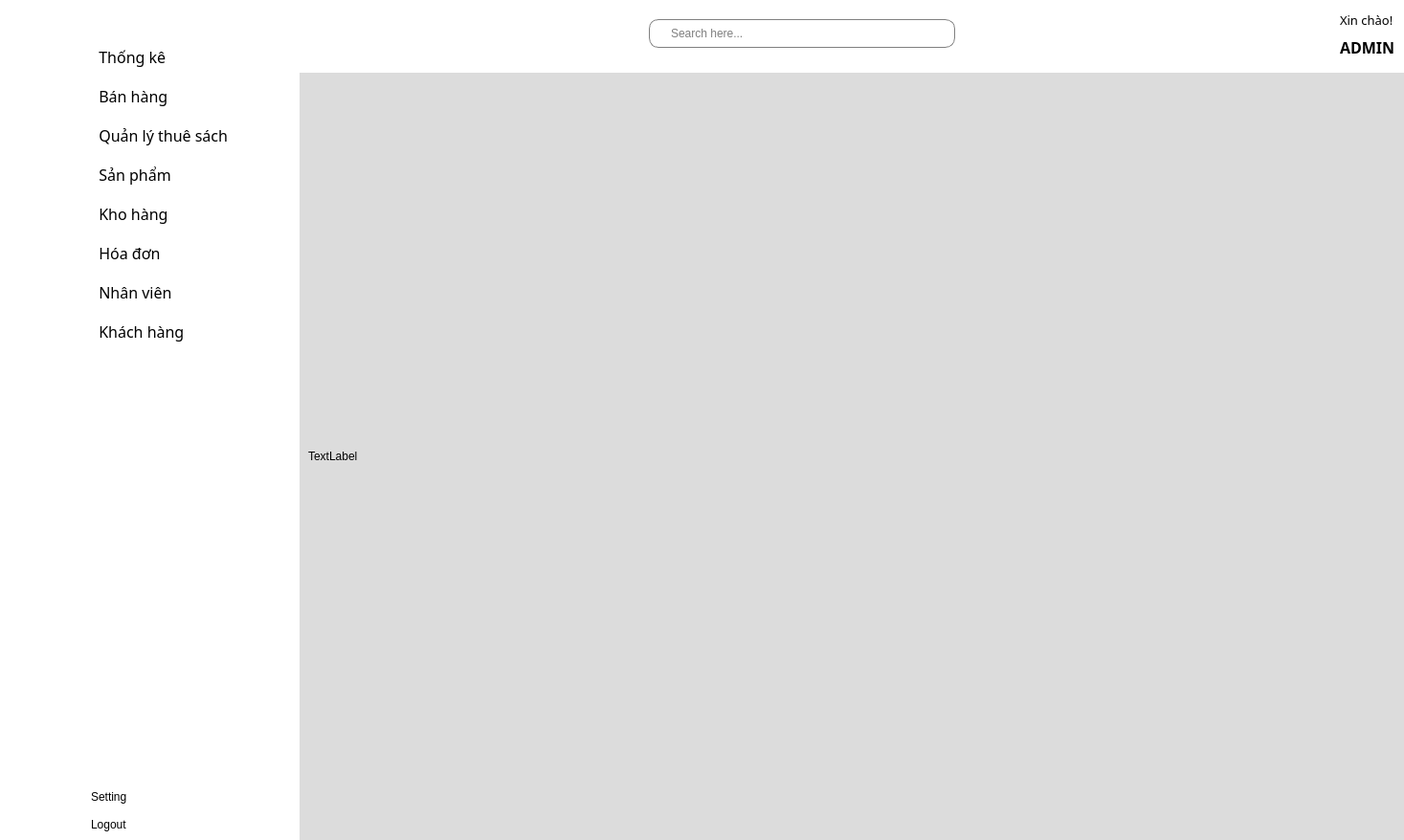
<?xml version="1.0" encoding="UTF-8"?>
<ui version="4.0">
 <class>MainWindow</class>
 <widget class="QMainWindow" name="MainWindow">
  <property name="geometry">
   <rect>
    <x>0</x>
    <y>0</y>
    <width>1467</width>
    <height>878</height>
   </rect>
  </property>
  <property name="windowTitle">
   <string>MainWindow</string>
  </property>
  <property name="styleSheet">
   <string notr="true">background-color: rgb(255, 255, 255);</string>
  </property>
  <widget class="QWidget" name="centralwidget">
   <layout class="QGridLayout" name="gridLayout">
    <property name="leftMargin">
     <number>0</number>
    </property>
    <property name="topMargin">
     <number>0</number>
    </property>
    <property name="rightMargin">
     <number>0</number>
    </property>
    <property name="bottomMargin">
     <number>0</number>
    </property>
    <item row="0" column="0" rowspan="2">
     <widget class="QWidget" name="icon_only_menu" native="true">
      <property name="enabled">
       <bool>true</bool>
      </property>
      <property name="maximumSize">
       <size>
        <width>70</width>
        <height>16777215</height>
       </size>
      </property>
      <property name="styleSheet">
       <string notr="true">QWidget{
	border:none;
	
	background-color: rgb(255, 255, 255);
	box-shadow: 10px 0px 15px rgba(128, 128, 128, 0.5);
}
QPushButton{
border:none;

}
QPushButton:checked{
background-color: rgb(255, 200, 160);

border-radius:8px;
}
QPushButton:hover{
background-color: rgb(255, 200, 160);

border-radius:8px;
}</string>
      </property>
      <layout class="QVBoxLayout" name="verticalLayout_5">
       <property name="spacing">
        <number>45</number>
       </property>
       <property name="sizeConstraint">
        <enum>QLayout::SetDefaultConstraint</enum>
       </property>
       <item>
        <layout class="QHBoxLayout" name="horizontalLayout">
         <property name="topMargin">
          <number>15</number>
         </property>
         <property name="bottomMargin">
          <number>0</number>
         </property>
         <item>
          <spacer name="horizontalSpacer_4">
           <property name="orientation">
            <enum>Qt::Horizontal</enum>
           </property>
           <property name="sizeHint" stdset="0">
            <size>
             <width>18</width>
             <height>20</height>
            </size>
           </property>
          </spacer>
         </item>
         <item>
          <widget class="QLabel" name="label">
           <property name="maximumSize">
            <size>
             <width>40</width>
             <height>40</height>
            </size>
           </property>
           <property name="text">
            <string/>
           </property>
           <property name="pixmap">
            <pixmap resource="new_resource.qrc">:/newPrefix/icons/bookstore.png</pixmap>
           </property>
           <property name="scaledContents">
            <bool>true</bool>
           </property>
           <property name="margin">
            <number>-5</number>
           </property>
           <property name="indent">
            <number>0</number>
           </property>
          </widget>
         </item>
         <item>
          <spacer name="horizontalSpacer_3">
           <property name="orientation">
            <enum>Qt::Horizontal</enum>
           </property>
           <property name="sizeHint" stdset="0">
            <size>
             <width>18</width>
             <height>20</height>
            </size>
           </property>
          </spacer>
         </item>
        </layout>
       </item>
       <item>
        <layout class="QVBoxLayout" name="verticalLayout">
         <property name="spacing">
          <number>18</number>
         </property>
         <item>
          <widget class="QPushButton" name="pushButton">
           <property name="text">
            <string/>
           </property>
           <property name="icon">
            <iconset resource="new_resource.qrc">
             <normaloff>:/newPrefix/icons/dashboard (2).png</normaloff>
             <normalon>:/newPrefix/icons/dashboard (2).png</normalon>:/newPrefix/icons/dashboard (2).png</iconset>
           </property>
           <property name="iconSize">
            <size>
             <width>30</width>
             <height>30</height>
            </size>
           </property>
           <property name="checkable">
            <bool>true</bool>
           </property>
           <property name="autoExclusive">
            <bool>true</bool>
           </property>
          </widget>
         </item>
         <item>
          <widget class="QPushButton" name="pushButton_2">
           <property name="text">
            <string/>
           </property>
           <property name="icon">
            <iconset resource="new_resource.qrc">
             <normaloff>:/newPrefix/icons/add-to-cart (1).png</normaloff>
             <normalon>:/newPrefix/icons/add-to-cart (1).png</normalon>:/newPrefix/icons/add-to-cart (1).png</iconset>
           </property>
           <property name="iconSize">
            <size>
             <width>30</width>
             <height>30</height>
            </size>
           </property>
           <property name="checkable">
            <bool>true</bool>
           </property>
           <property name="autoExclusive">
            <bool>true</bool>
           </property>
          </widget>
         </item>
         <item>
          <widget class="QPushButton" name="pushButton_3">
           <property name="text">
            <string/>
           </property>
           <property name="icon">
            <iconset resource="new_resource.qrc">
             <normaloff>:/newPrefix/icons/borrow (1).png</normaloff>
             <normalon>:/newPrefix/icons/borrow (1).png</normalon>:/newPrefix/icons/borrow (1).png</iconset>
           </property>
           <property name="iconSize">
            <size>
             <width>30</width>
             <height>30</height>
            </size>
           </property>
           <property name="checkable">
            <bool>true</bool>
           </property>
           <property name="autoExclusive">
            <bool>true</bool>
           </property>
          </widget>
         </item>
         <item>
          <widget class="QPushButton" name="pushButton_4">
           <property name="text">
            <string/>
           </property>
           <property name="icon">
            <iconset resource="new_resource.qrc">
             <normaloff>:/newPrefix/icons/open-book (1).png</normaloff>
             <normalon>:/newPrefix/icons/open-book (1).png</normalon>:/newPrefix/icons/open-book (1).png</iconset>
           </property>
           <property name="iconSize">
            <size>
             <width>30</width>
             <height>30</height>
            </size>
           </property>
           <property name="checkable">
            <bool>true</bool>
           </property>
           <property name="autoExclusive">
            <bool>true</bool>
           </property>
          </widget>
         </item>
         <item>
          <widget class="QPushButton" name="pushButton_5">
           <property name="text">
            <string/>
           </property>
           <property name="icon">
            <iconset resource="new_resource.qrc">
             <normaloff>:/newPrefix/icons/warehouse (2).png</normaloff>
             <normalon>:/newPrefix/icons/warehouse (2).png</normalon>:/newPrefix/icons/warehouse (2).png</iconset>
           </property>
           <property name="iconSize">
            <size>
             <width>30</width>
             <height>30</height>
            </size>
           </property>
           <property name="checkable">
            <bool>true</bool>
           </property>
           <property name="autoExclusive">
            <bool>true</bool>
           </property>
          </widget>
         </item>
         <item>
          <widget class="QPushButton" name="pushButton_6">
           <property name="text">
            <string/>
           </property>
           <property name="icon">
            <iconset resource="new_resource.qrc">
             <normaloff>:/newPrefix/icons/bill (1).png</normaloff>
             <normalon>:/newPrefix/icons/bill (1).png</normalon>:/newPrefix/icons/bill (1).png</iconset>
           </property>
           <property name="iconSize">
            <size>
             <width>30</width>
             <height>30</height>
            </size>
           </property>
           <property name="checkable">
            <bool>true</bool>
           </property>
           <property name="autoExclusive">
            <bool>true</bool>
           </property>
          </widget>
         </item>
         <item>
          <widget class="QPushButton" name="pushButton_13">
           <property name="text">
            <string/>
           </property>
           <property name="icon">
            <iconset resource="new_resource.qrc">
             <normaloff>:/newPrefix/icons/employee (1).png</normaloff>
             <normalon>:/newPrefix/icons/employee (1).png</normalon>:/newPrefix/icons/employee (1).png</iconset>
           </property>
           <property name="iconSize">
            <size>
             <width>30</width>
             <height>30</height>
            </size>
           </property>
           <property name="checkable">
            <bool>true</bool>
           </property>
           <property name="autoExclusive">
            <bool>true</bool>
           </property>
          </widget>
         </item>
         <item>
          <widget class="QPushButton" name="pushButton_14">
           <property name="text">
            <string/>
           </property>
           <property name="icon">
            <iconset resource="new_resource.qrc">
             <normaloff>:/newPrefix/icons/target (1).png</normaloff>
             <normalon>:/newPrefix/icons/public-relation.png</normalon>:/newPrefix/icons/target (1).png</iconset>
           </property>
           <property name="iconSize">
            <size>
             <width>30</width>
             <height>30</height>
            </size>
           </property>
           <property name="checkable">
            <bool>true</bool>
           </property>
           <property name="autoExclusive">
            <bool>true</bool>
           </property>
          </widget>
         </item>
        </layout>
       </item>
       <item>
        <spacer name="verticalSpacer">
         <property name="orientation">
          <enum>Qt::Vertical</enum>
         </property>
         <property name="sizeHint" stdset="0">
          <size>
           <width>20</width>
           <height>255</height>
          </size>
         </property>
        </spacer>
       </item>
       <item>
        <layout class="QVBoxLayout" name="verticalLayout_3">
         <property name="spacing">
          <number>15</number>
         </property>
         <item>
          <widget class="QPushButton" name="pushButton_17">
           <property name="text">
            <string/>
           </property>
           <property name="icon">
            <iconset resource="new_resource.qrc">
             <normaloff>:/newPrefix/icons/setting.png</normaloff>
             <normalon>:/newPrefix/icons/setting.png</normalon>:/newPrefix/icons/setting.png</iconset>
           </property>
           <property name="iconSize">
            <size>
             <width>20</width>
             <height>20</height>
            </size>
           </property>
           <property name="checkable">
            <bool>true</bool>
           </property>
           <property name="autoExclusive">
            <bool>true</bool>
           </property>
          </widget>
         </item>
         <item>
          <widget class="QPushButton" name="pushButton_18">
           <property name="text">
            <string/>
           </property>
           <property name="icon">
            <iconset resource="new_resource.qrc">
             <normaloff>:/newPrefix/icons/logout (1).png</normaloff>
             <normalon>:/newPrefix/icons/logout (1).png</normalon>:/newPrefix/icons/logout (1).png</iconset>
           </property>
           <property name="iconSize">
            <size>
             <width>20</width>
             <height>20</height>
            </size>
           </property>
           <property name="checkable">
            <bool>true</bool>
           </property>
           <property name="autoExclusive">
            <bool>true</bool>
           </property>
          </widget>
         </item>
        </layout>
       </item>
      </layout>
     </widget>
    </item>
    <item row="1" column="2">
     <widget class="QWidget" name="main" native="true">
      <property name="styleSheet">
       <string notr="true">background-color: rgb(220, 220, 220);</string>
      </property>
      <layout class="QVBoxLayout" name="verticalLayout_7">
       <item>
        <widget class="QLabel" name="label_3">
         <property name="styleSheet">
          <string notr="true">background-color: rgb(220, 220, 220);</string>
         </property>
         <property name="text">
          <string>TextLabel</string>
         </property>
        </widget>
       </item>
      </layout>
     </widget>
    </item>
    <item row="0" column="1" rowspan="2">
     <widget class="QWidget" name="sibarmenu" native="true">
      <property name="maximumSize">
       <size>
        <width>231</width>
        <height>16777215</height>
       </size>
      </property>
      <property name="styleSheet">
       <string notr="true">QWidget{
	background-color: rgb(255, 255, 255);
	box-shadow: 10px 0px 15px rgba(128, 128, 128, 1);
}
QPushButton{
color: rgb(0, 0, 0);
text-align:left ;
border:none;
padding-left:10px;

}
QPushButton:checked{
background-color: rgb(255, 200, 160);
color: rgb(255, 255, 255);
border-radius:8px;
font-weight: bold;

}
QPushButton:hover{
background-color: rgb(255, 200, 160);
color: rgb(255, 255, 255);
border-radius:8px;
}</string>
      </property>
      <layout class="QVBoxLayout" name="verticalLayout_6">
       <property name="spacing">
        <number>19</number>
       </property>
       <property name="leftMargin">
        <number>9</number>
       </property>
       <property name="topMargin">
        <number>9</number>
       </property>
       <property name="rightMargin">
        <number>9</number>
       </property>
       <item>
        <layout class="QHBoxLayout" name="horizontalLayout_2">
         <property name="spacing">
          <number>9</number>
         </property>
         <property name="bottomMargin">
          <number>0</number>
         </property>
         <item>
          <spacer name="horizontalSpacer_5">
           <property name="orientation">
            <enum>Qt::Horizontal</enum>
           </property>
           <property name="sizeHint" stdset="0">
            <size>
             <width>18</width>
             <height>20</height>
            </size>
           </property>
          </spacer>
         </item>
         <item>
          <widget class="QLabel" name="label_2">
           <property name="maximumSize">
            <size>
             <width>80</width>
             <height>80</height>
            </size>
           </property>
           <property name="text">
            <string/>
           </property>
           <property name="pixmap">
            <pixmap resource="new_resource.qrc">:/newPrefix/icons/bookstore.png</pixmap>
           </property>
           <property name="scaledContents">
            <bool>true</bool>
           </property>
           <property name="wordWrap">
            <bool>true</bool>
           </property>
           <property name="margin">
            <number>-31</number>
           </property>
          </widget>
         </item>
         <item>
          <spacer name="horizontalSpacer_6">
           <property name="orientation">
            <enum>Qt::Horizontal</enum>
           </property>
           <property name="sizeHint" stdset="0">
            <size>
             <width>18</width>
             <height>20</height>
            </size>
           </property>
          </spacer>
         </item>
        </layout>
       </item>
       <item>
        <layout class="QVBoxLayout" name="verticalLayout_2">
         <property name="spacing">
          <number>18</number>
         </property>
         <item>
          <widget class="QPushButton" name="pushButton_7">
           <property name="font">
            <font>
             <family>Bahnschrift</family>
             <pointsize>12</pointsize>
             <weight>50</weight>
             <bold>false</bold>
            </font>
           </property>
           <property name="text">
            <string>  Thống kê </string>
           </property>
           <property name="icon">
            <iconset resource="new_resource.qrc">
             <normaloff>:/newPrefix/icons/dashboard (2).png</normaloff>
             <normalon>:/newPrefix/icons/dashboard (2).png</normalon>:/newPrefix/icons/dashboard (2).png</iconset>
           </property>
           <property name="iconSize">
            <size>
             <width>30</width>
             <height>30</height>
            </size>
           </property>
           <property name="checkable">
            <bool>true</bool>
           </property>
           <property name="autoExclusive">
            <bool>true</bool>
           </property>
          </widget>
         </item>
         <item>
          <widget class="QPushButton" name="pushButton_8">
           <property name="font">
            <font>
             <family>Bahnschrift</family>
             <pointsize>12</pointsize>
             <weight>50</weight>
             <bold>false</bold>
            </font>
           </property>
           <property name="text">
            <string>  Bán hàng</string>
           </property>
           <property name="icon">
            <iconset resource="new_resource.qrc">
             <normaloff>:/newPrefix/icons/add-to-cart (1).png</normaloff>
             <normalon>:/newPrefix/icons/add-to-cart (1).png</normalon>:/newPrefix/icons/add-to-cart (1).png</iconset>
           </property>
           <property name="iconSize">
            <size>
             <width>30</width>
             <height>30</height>
            </size>
           </property>
           <property name="checkable">
            <bool>true</bool>
           </property>
           <property name="autoExclusive">
            <bool>true</bool>
           </property>
          </widget>
         </item>
         <item>
          <widget class="QPushButton" name="pushButton_9">
           <property name="font">
            <font>
             <family>Bahnschrift</family>
             <pointsize>12</pointsize>
             <weight>50</weight>
             <bold>false</bold>
            </font>
           </property>
           <property name="text">
            <string>  Quản lý thuê sách</string>
           </property>
           <property name="icon">
            <iconset resource="new_resource.qrc">
             <normaloff>:/newPrefix/icons/borrow (1).png</normaloff>
             <normalon>:/newPrefix/icons/borrow (1).png</normalon>:/newPrefix/icons/borrow (1).png</iconset>
           </property>
           <property name="iconSize">
            <size>
             <width>30</width>
             <height>30</height>
            </size>
           </property>
           <property name="checkable">
            <bool>true</bool>
           </property>
           <property name="autoExclusive">
            <bool>true</bool>
           </property>
          </widget>
         </item>
         <item>
          <widget class="QPushButton" name="pushButton_10">
           <property name="font">
            <font>
             <family>Bahnschrift</family>
             <pointsize>12</pointsize>
             <weight>50</weight>
             <bold>false</bold>
            </font>
           </property>
           <property name="text">
            <string>  Sản phẩm</string>
           </property>
           <property name="icon">
            <iconset resource="new_resource.qrc">
             <normaloff>:/newPrefix/icons/open-book (1).png</normaloff>
             <normalon>:/newPrefix/icons/open-book (1).png</normalon>:/newPrefix/icons/open-book (1).png</iconset>
           </property>
           <property name="iconSize">
            <size>
             <width>30</width>
             <height>30</height>
            </size>
           </property>
           <property name="checkable">
            <bool>true</bool>
           </property>
           <property name="autoExclusive">
            <bool>true</bool>
           </property>
          </widget>
         </item>
         <item>
          <widget class="QPushButton" name="pushButton_11">
           <property name="font">
            <font>
             <family>Bahnschrift</family>
             <pointsize>12</pointsize>
             <weight>50</weight>
             <bold>false</bold>
            </font>
           </property>
           <property name="text">
            <string>  Kho hàng</string>
           </property>
           <property name="icon">
            <iconset resource="new_resource.qrc">
             <normaloff>:/newPrefix/icons/warehouse (2).png</normaloff>
             <normalon>:/newPrefix/icons/warehouse (2).png</normalon>:/newPrefix/icons/warehouse (2).png</iconset>
           </property>
           <property name="iconSize">
            <size>
             <width>30</width>
             <height>30</height>
            </size>
           </property>
           <property name="checkable">
            <bool>true</bool>
           </property>
           <property name="autoExclusive">
            <bool>true</bool>
           </property>
          </widget>
         </item>
         <item>
          <widget class="QPushButton" name="pushButton_12">
           <property name="font">
            <font>
             <family>Bahnschrift</family>
             <pointsize>12</pointsize>
             <weight>50</weight>
             <bold>false</bold>
            </font>
           </property>
           <property name="text">
            <string>  Hóa đơn</string>
           </property>
           <property name="icon">
            <iconset resource="new_resource.qrc">
             <normaloff>:/newPrefix/icons/bill (1).png</normaloff>
             <normalon>:/newPrefix/icons/bill (1).png</normalon>:/newPrefix/icons/bill (1).png</iconset>
           </property>
           <property name="iconSize">
            <size>
             <width>30</width>
             <height>30</height>
            </size>
           </property>
           <property name="checkable">
            <bool>true</bool>
           </property>
           <property name="autoExclusive">
            <bool>true</bool>
           </property>
          </widget>
         </item>
         <item>
          <widget class="QPushButton" name="pushButton_15">
           <property name="font">
            <font>
             <family>Bahnschrift</family>
             <pointsize>12</pointsize>
             <weight>50</weight>
             <italic>false</italic>
             <bold>false</bold>
            </font>
           </property>
           <property name="text">
            <string>  Nhân viên</string>
           </property>
           <property name="icon">
            <iconset resource="new_resource.qrc">
             <normaloff>:/newPrefix/icons/employee (1).png</normaloff>
             <normalon>:/newPrefix/icons/employee (1).png</normalon>:/newPrefix/icons/employee (1).png</iconset>
           </property>
           <property name="iconSize">
            <size>
             <width>30</width>
             <height>30</height>
            </size>
           </property>
           <property name="checkable">
            <bool>true</bool>
           </property>
           <property name="autoExclusive">
            <bool>true</bool>
           </property>
          </widget>
         </item>
         <item>
          <widget class="QPushButton" name="pushButton_16">
           <property name="font">
            <font>
             <family>Bahnschrift</family>
             <pointsize>12</pointsize>
             <weight>50</weight>
             <bold>false</bold>
            </font>
           </property>
           <property name="text">
            <string>  Khách hàng</string>
           </property>
           <property name="icon">
            <iconset resource="new_resource.qrc">
             <normaloff>:/newPrefix/icons/target (1).png</normaloff>
             <normalon>:/newPrefix/icons/public-relation.png</normalon>:/newPrefix/icons/target (1).png</iconset>
           </property>
           <property name="iconSize">
            <size>
             <width>30</width>
             <height>30</height>
            </size>
           </property>
           <property name="checkable">
            <bool>true</bool>
           </property>
           <property name="autoExclusive">
            <bool>true</bool>
           </property>
          </widget>
         </item>
        </layout>
       </item>
       <item>
        <spacer name="verticalSpacer_2">
         <property name="orientation">
          <enum>Qt::Vertical</enum>
         </property>
         <property name="sizeHint" stdset="0">
          <size>
           <width>20</width>
           <height>255</height>
          </size>
         </property>
        </spacer>
       </item>
       <item>
        <layout class="QVBoxLayout" name="verticalLayout_4">
         <property name="spacing">
          <number>15</number>
         </property>
         <property name="leftMargin">
          <number>0</number>
         </property>
         <item>
          <widget class="QPushButton" name="pushButton_19">
           <property name="font">
            <font>
             <pointsize>9</pointsize>
            </font>
           </property>
           <property name="text">
            <string>Setting</string>
           </property>
           <property name="icon">
            <iconset resource="new_resource.qrc">
             <normaloff>:/newPrefix/icons/setting.png</normaloff>
             <normalon>:/newPrefix/icons/setting.png</normalon>:/newPrefix/icons/setting.png</iconset>
           </property>
           <property name="iconSize">
            <size>
             <width>20</width>
             <height>20</height>
            </size>
           </property>
           <property name="checkable">
            <bool>true</bool>
           </property>
           <property name="autoExclusive">
            <bool>true</bool>
           </property>
          </widget>
         </item>
         <item>
          <widget class="QPushButton" name="pushButton_20">
           <property name="font">
            <font>
             <pointsize>9</pointsize>
            </font>
           </property>
           <property name="text">
            <string>Logout</string>
           </property>
           <property name="icon">
            <iconset resource="new_resource.qrc">
             <normaloff>:/newPrefix/icons/logout (1).png</normaloff>
             <normalon>:/newPrefix/icons/logout (1).png</normalon>:/newPrefix/icons/logout (1).png</iconset>
           </property>
           <property name="iconSize">
            <size>
             <width>20</width>
             <height>20</height>
            </size>
           </property>
           <property name="checkable">
            <bool>true</bool>
           </property>
           <property name="autoExclusive">
            <bool>true</bool>
           </property>
          </widget>
         </item>
        </layout>
       </item>
      </layout>
     </widget>
    </item>
    <item row="0" column="2">
     <widget class="QWidget" name="header" native="true">
      <property name="maximumSize">
       <size>
        <width>16777215</width>
        <height>70</height>
       </size>
      </property>
      <property name="styleSheet">
       <string notr="true">QWidget{
background-color: rgb(255, 255, 255);
}
QLineEdit{
padding-left:20px;
border:1px solid gray;
border-radius:10px;
}
</string>
      </property>
      <layout class="QHBoxLayout" name="horizontalLayout_3">
       <item>
        <widget class="QPushButton" name="pushButton_21">
         <property name="maximumSize">
          <size>
           <width>30</width>
           <height>30</height>
          </size>
         </property>
         <property name="styleSheet">
          <string notr="true">border:none;</string>
         </property>
         <property name="text">
          <string/>
         </property>
         <property name="icon">
          <iconset resource="new_resource.qrc">
           <normaloff>:/newPrefix/icons/dashboard.png</normaloff>:/newPrefix/icons/dashboard.png</iconset>
         </property>
         <property name="iconSize">
          <size>
           <width>20</width>
           <height>20</height>
          </size>
         </property>
         <property name="checkable">
          <bool>true</bool>
         </property>
         <property name="autoExclusive">
          <bool>false</bool>
         </property>
        </widget>
       </item>
       <item>
        <spacer name="horizontalSpacer">
         <property name="orientation">
          <enum>Qt::Horizontal</enum>
         </property>
         <property name="sizeHint" stdset="0">
          <size>
           <width>295</width>
           <height>20</height>
          </size>
         </property>
        </spacer>
       </item>
       <item>
        <widget class="QLineEdit" name="lineEdit">
         <property name="maximumSize">
          <size>
           <width>16777215</width>
           <height>30</height>
          </size>
         </property>
         <property name="styleSheet">
          <string notr="true"/>
         </property>
         <property name="text">
          <string/>
         </property>
         <property name="placeholderText">
          <string>Search here...</string>
         </property>
        </widget>
       </item>
       <item>
        <widget class="QPushButton" name="pushButton_23">
         <property name="maximumSize">
          <size>
           <width>50</width>
           <height>50</height>
          </size>
         </property>
         <property name="styleSheet">
          <string notr="true">border:none</string>
         </property>
         <property name="text">
          <string/>
         </property>
         <property name="icon">
          <iconset resource="new_resource.qrc">
           <normaloff>:/newPrefix/icons/research.png</normaloff>:/newPrefix/icons/research.png</iconset>
         </property>
         <property name="iconSize">
          <size>
           <width>25</width>
           <height>25</height>
          </size>
         </property>
        </widget>
       </item>
       <item>
        <spacer name="horizontalSpacer_2">
         <property name="orientation">
          <enum>Qt::Horizontal</enum>
         </property>
         <property name="sizeHint" stdset="0">
          <size>
           <width>215</width>
           <height>20</height>
          </size>
         </property>
        </spacer>
       </item>
       <item>
        <widget class="QPushButton" name="pushButton_22">
         <property name="maximumSize">
          <size>
           <width>80</width>
           <height>80</height>
          </size>
         </property>
         <property name="styleSheet">
          <string notr="true">border:none</string>
         </property>
         <property name="text">
          <string/>
         </property>
         <property name="icon">
          <iconset resource="new_resource.qrc">
           <normaloff>:/newPrefix/icons/profile (1).png</normaloff>:/newPrefix/icons/profile (1).png</iconset>
         </property>
         <property name="iconSize">
          <size>
           <width>40</width>
           <height>40</height>
          </size>
         </property>
         <property name="checkable">
          <bool>true</bool>
         </property>
        </widget>
       </item>
       <item>
        <layout class="QVBoxLayout" name="verticalLayout_8">
         <item>
          <widget class="QLabel" name="label_4">
           <property name="font">
            <font>
             <family>Bahnschrift</family>
             <pointsize>10</pointsize>
            </font>
           </property>
           <property name="text">
            <string>Xin chào!</string>
           </property>
           <property name="scaledContents">
            <bool>false</bool>
           </property>
          </widget>
         </item>
         <item>
          <widget class="QLabel" name="label_5">
           <property name="font">
            <font>
             <family>Bahnschrift</family>
             <pointsize>12</pointsize>
             <weight>75</weight>
             <bold>true</bold>
            </font>
           </property>
           <property name="text">
            <string>ADMIN</string>
           </property>
          </widget>
         </item>
        </layout>
       </item>
      </layout>
     </widget>
    </item>
   </layout>
  </widget>
 </widget>
 <resources>
  <include location="new_resource.qrc"/>
 </resources>
 <connections>
  <connection>
   <sender>pushButton_21</sender>
   <signal>toggled(bool)</signal>
   <receiver>icon_only_menu</receiver>
   <slot>setHidden(bool)</slot>
   <hints>
    <hint type="sourcelabel">
     <x>328</x>
     <y>36</y>
    </hint>
    <hint type="destinationlabel">
     <x>69</x>
     <y>110</y>
    </hint>
   </hints>
  </connection>
  <connection>
   <sender>pushButton_21</sender>
   <signal>toggled(bool)</signal>
   <receiver>sibarmenu</receiver>
   <slot>setVisible(bool)</slot>
   <hints>
    <hint type="sourcelabel">
     <x>338</x>
     <y>28</y>
    </hint>
    <hint type="destinationlabel">
     <x>271</x>
     <y>80</y>
    </hint>
   </hints>
  </connection>
  <connection>
   <sender>pushButton_14</sender>
   <signal>toggled(bool)</signal>
   <receiver>pushButton_16</receiver>
   <slot>setChecked(bool)</slot>
   <hints>
    <hint type="sourcelabel">
     <x>59</x>
     <y>405</y>
    </hint>
    <hint type="destinationlabel">
     <x>181</x>
     <y>405</y>
    </hint>
   </hints>
  </connection>
  <connection>
   <sender>pushButton_13</sender>
   <signal>toggled(bool)</signal>
   <receiver>pushButton_15</receiver>
   <slot>setChecked(bool)</slot>
   <hints>
    <hint type="sourcelabel">
     <x>59</x>
     <y>360</y>
    </hint>
    <hint type="destinationlabel">
     <x>175</x>
     <y>360</y>
    </hint>
   </hints>
  </connection>
  <connection>
   <sender>pushButton_6</sender>
   <signal>toggled(bool)</signal>
   <receiver>pushButton_12</receiver>
   <slot>setChecked(bool)</slot>
   <hints>
    <hint type="sourcelabel">
     <x>59</x>
     <y>315</y>
    </hint>
    <hint type="destinationlabel">
     <x>181</x>
     <y>315</y>
    </hint>
   </hints>
  </connection>
  <connection>
   <sender>pushButton_5</sender>
   <signal>toggled(bool)</signal>
   <receiver>pushButton_11</receiver>
   <slot>setChecked(bool)</slot>
   <hints>
    <hint type="sourcelabel">
     <x>59</x>
     <y>270</y>
    </hint>
    <hint type="destinationlabel">
     <x>179</x>
     <y>270</y>
    </hint>
   </hints>
  </connection>
  <connection>
   <sender>pushButton_4</sender>
   <signal>toggled(bool)</signal>
   <receiver>pushButton_10</receiver>
   <slot>setChecked(bool)</slot>
   <hints>
    <hint type="sourcelabel">
     <x>59</x>
     <y>225</y>
    </hint>
    <hint type="destinationlabel">
     <x>179</x>
     <y>225</y>
    </hint>
   </hints>
  </connection>
  <connection>
   <sender>pushButton_3</sender>
   <signal>toggled(bool)</signal>
   <receiver>pushButton_9</receiver>
   <slot>setChecked(bool)</slot>
   <hints>
    <hint type="sourcelabel">
     <x>59</x>
     <y>180</y>
    </hint>
    <hint type="destinationlabel">
     <x>179</x>
     <y>180</y>
    </hint>
   </hints>
  </connection>
  <connection>
   <sender>pushButton_2</sender>
   <signal>toggled(bool)</signal>
   <receiver>pushButton_8</receiver>
   <slot>setChecked(bool)</slot>
   <hints>
    <hint type="sourcelabel">
     <x>59</x>
     <y>135</y>
    </hint>
    <hint type="destinationlabel">
     <x>181</x>
     <y>135</y>
    </hint>
   </hints>
  </connection>
  <connection>
   <sender>pushButton</sender>
   <signal>toggled(bool)</signal>
   <receiver>pushButton_7</receiver>
   <slot>setChecked(bool)</slot>
   <hints>
    <hint type="sourcelabel">
     <x>58</x>
     <y>76</y>
    </hint>
    <hint type="destinationlabel">
     <x>94</x>
     <y>80</y>
    </hint>
   </hints>
  </connection>
  <connection>
   <sender>pushButton_7</sender>
   <signal>toggled(bool)</signal>
   <receiver>pushButton</receiver>
   <slot>setChecked(bool)</slot>
   <hints>
    <hint type="sourcelabel">
     <x>172</x>
     <y>90</y>
    </hint>
    <hint type="destinationlabel">
     <x>59</x>
     <y>90</y>
    </hint>
   </hints>
  </connection>
  <connection>
   <sender>pushButton_8</sender>
   <signal>toggled(bool)</signal>
   <receiver>pushButton_2</receiver>
   <slot>setChecked(bool)</slot>
   <hints>
    <hint type="sourcelabel">
     <x>92</x>
     <y>127</y>
    </hint>
    <hint type="destinationlabel">
     <x>56</x>
     <y>128</y>
    </hint>
   </hints>
  </connection>
  <connection>
   <sender>pushButton_9</sender>
   <signal>toggled(bool)</signal>
   <receiver>pushButton_3</receiver>
   <slot>setChecked(bool)</slot>
   <hints>
    <hint type="sourcelabel">
     <x>90</x>
     <y>179</y>
    </hint>
    <hint type="destinationlabel">
     <x>59</x>
     <y>180</y>
    </hint>
   </hints>
  </connection>
  <connection>
   <sender>pushButton_10</sender>
   <signal>toggled(bool)</signal>
   <receiver>pushButton_4</receiver>
   <slot>setChecked(bool)</slot>
   <hints>
    <hint type="sourcelabel">
     <x>209</x>
     <y>225</y>
    </hint>
    <hint type="destinationlabel">
     <x>59</x>
     <y>225</y>
    </hint>
   </hints>
  </connection>
  <connection>
   <sender>pushButton_11</sender>
   <signal>toggled(bool)</signal>
   <receiver>pushButton_5</receiver>
   <slot>setChecked(bool)</slot>
   <hints>
    <hint type="sourcelabel">
     <x>184</x>
     <y>270</y>
    </hint>
    <hint type="destinationlabel">
     <x>59</x>
     <y>270</y>
    </hint>
   </hints>
  </connection>
  <connection>
   <sender>pushButton_12</sender>
   <signal>toggled(bool)</signal>
   <receiver>pushButton_6</receiver>
   <slot>setChecked(bool)</slot>
   <hints>
    <hint type="sourcelabel">
     <x>189</x>
     <y>315</y>
    </hint>
    <hint type="destinationlabel">
     <x>58</x>
     <y>315</y>
    </hint>
   </hints>
  </connection>
  <connection>
   <sender>pushButton_15</sender>
   <signal>toggled(bool)</signal>
   <receiver>pushButton_13</receiver>
   <slot>setChecked(bool)</slot>
   <hints>
    <hint type="sourcelabel">
     <x>182</x>
     <y>360</y>
    </hint>
    <hint type="destinationlabel">
     <x>59</x>
     <y>360</y>
    </hint>
   </hints>
  </connection>
  <connection>
   <sender>pushButton_16</sender>
   <signal>toggled(bool)</signal>
   <receiver>pushButton_14</receiver>
   <slot>setChecked(bool)</slot>
   <hints>
    <hint type="sourcelabel">
     <x>203</x>
     <y>405</y>
    </hint>
    <hint type="destinationlabel">
     <x>59</x>
     <y>405</y>
    </hint>
   </hints>
  </connection>
 </connections>
</ui>
